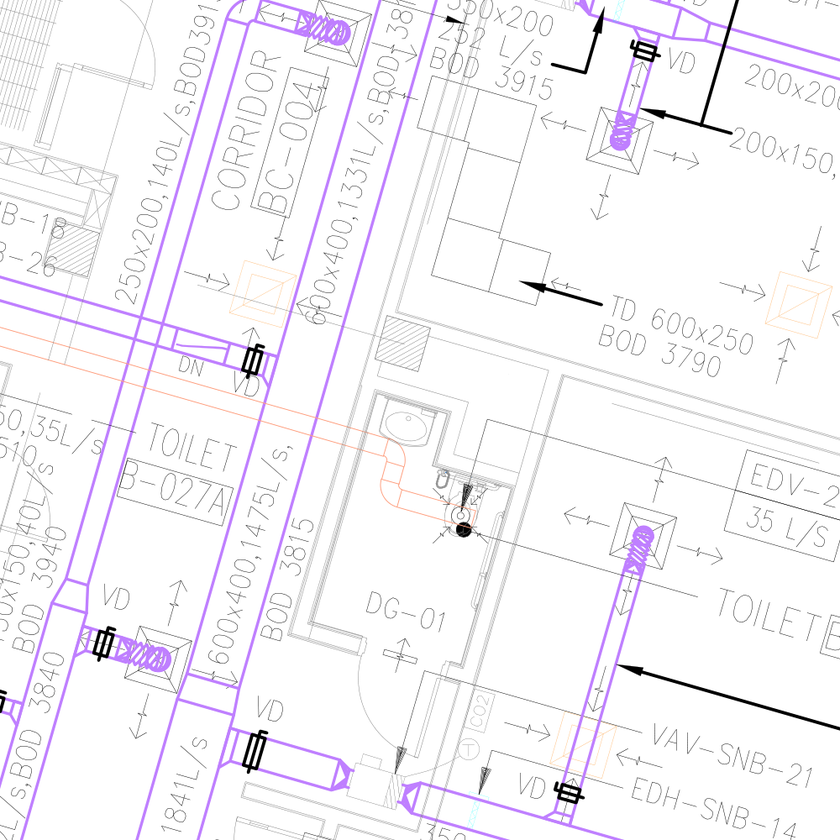
#> input picture drawing_sample.png, 840 x 840 px, shrunk from 1000 x 1000 before the run
$ python -i extract_symbols_from_pdf.py   (imports and definitions only)
#> lines starting #> are read from the running program, lines starting #| are printed output that depends on the picture; after the words box and inside, x2 and y2 are one past the last pixel; in counts of white or black regions, pixels touching at a corner belong together
#!/usr/bin/env python3
"""
Advanced Symbol Extractor - Optimized for ALL Pages including Piping (12, 13)
Handles horizontal line symbols, small components, and text-like shapes
"""

import cv2
import numpy as np
from PIL import Image, ImageDraw
import os
from pathlib import Path
from typing import List, Dict, Tuple
import json

class UniversalSymbolExtractor:
    # [393 lines left out: functions __init__, get_page_config, extract_left_region, preprocess_for_extraction, find_symbols_connected_components, find_symbols_contours and 5 more, not called in this run]

# ============================================
# SPECIAL HANDLER FOR PIPING SYMBOLS (Pages 12, 13)
# ============================================

class PipingSymbolHandler:
    """
    Specialized extractor for piping symbols that are horizontal lines with text
    """

    @staticmethod
    def extract_line_symbols(image_path: Path, output_dir: Path):
        """
        Extract horizontal line symbols common in piping diagrams
        """
#> called with image_path = 'drawing_sample.png', output_dir = 'out.png'
        img = Image.open(image_path)
#> img is the input picture: PIL image 840x840 RGB; mean R, G, B 246.7, 244.5, 248.4
        width, height = img.size
#> width = 840; height = 840

        # Take left 60% (piping lines are long)
        left = img.crop((0, 0, int(width*0.6), height))
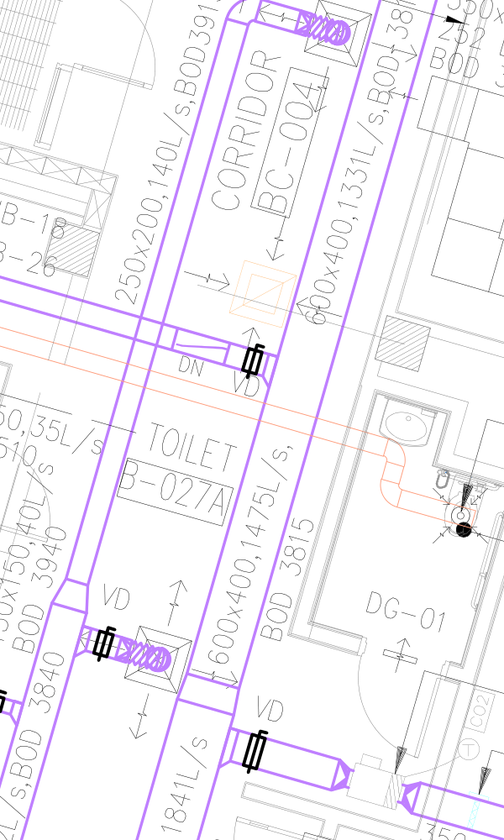
#> left: PIL image 504x840 RGB; mean R, G, B 246.1, 243.3, 248.2
        img_array = np.array(left)

        # Convert to grayscale
        if len(img_array.shape) == 3:
            gray = cv2.cvtColor(img_array, cv2.COLOR_RGB2GRAY)
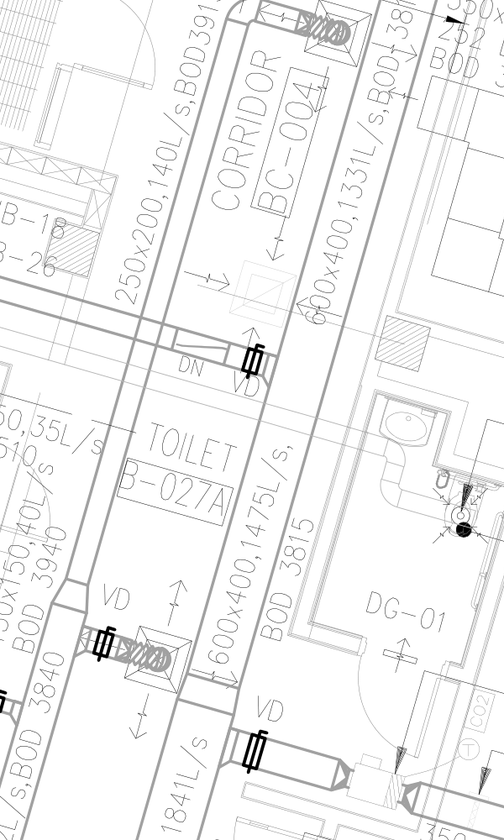
#> gray: shape (840, 504); min 0, max 255, mean 244.7
        else:
            gray = img_array

        # Invert
        _, binary = cv2.threshold(gray, 200, 255, cv2.THRESH_BINARY_INV)
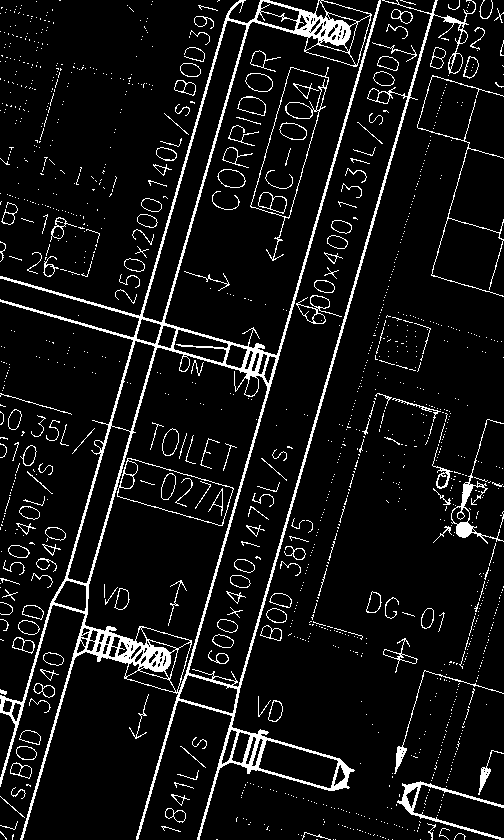
#> binary: shape (840, 504); 7.8% white in thin lines or dots

        # Find horizontal lines using Hough transform or projection
        horizontal_proj = np.sum(binary, axis=1)
#> horizontal_proj = 840 values, max 27285 at index 653, min 3060 at index 392, mean 10036.4

        # Find peaks (horizontal lines)
        from scipy.signal import find_peaks
        peaks, properties = find_peaks(horizontal_proj,
                                       height=100,  # Min line length
                                       distance=30)  # Min separation
#> peaks = 21 values from 21 to 835; properties = 1 item

        symbols = []
        for i, y in enumerate(peaks):
            # Extract region around line
            y_start = max(0, y - 25)
            y_end = min(height, y + 25)

            # Find horizontal extent
            line_slice = binary[y_start:y_end, :]
            x_proj = np.sum(line_slice, axis=0)
            x_nonzero = np.where(x_proj > 0)[0]

            if len(x_nonzero) > 0:
                x_start = max(0, x_nonzero[0] - 10)
                x_end = min(int(width*0.6), x_nonzero[-1] + 10)

                # Extract
                symbol_img = img_array[y_start:y_end, x_start:x_end]

                # Make transparent
                gray_sym = cv2.cvtColor(symbol_img, cv2.COLOR_RGB2GRAY) if len(symbol_img.shape)==3 else symbol_img
                _, alpha = cv2.threshold(gray_sym, 240, 255, cv2.THRESH_BINARY_INV)

                if len(symbol_img.shape) == 3:
                    r, g, b = cv2.split(cv2.cvtColor(symbol_img, cv2.COLOR_RGB2BGR))
                    rgba = cv2.merge([r, g, b, alpha])
                else:
                    rgba = cv2.cvtColor(symbol_img, cv2.COLOR_GRAY2RGBA)
                    rgba[:, :, 3] = alpha

                pil_img = Image.fromarray(rgba)
                symbols.append(pil_img)
#> this loop made 21 passes
#> (y, y_start, y_end, x_end) on passes 1 to 12: (21, 0, 46, 504), (57, 32, 82, 504), (91, 66, 116, 504), (139, 114, 164, 504), (170, 145, 195, 504), (223, 198, 248, 504), (276, 251, 301, 504), (307, 282, 332, 504), (346, 321, 371, 504), (380, 355, 405, 504), (410, 385, 435, 504), (444, 419, 469, 504)
#> pass 1, in extract_line_symbols, `line_slice = binary[y_start:y_end, :]`:
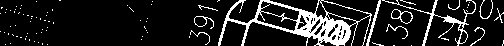
#> line_slice: shape (46, 504); 13.1% white; 85 white regions (73 under 20 px), largest, box (x1, y1, x2, y2) and area: (218, 0, 372, 46) 1920, (382, 0, 476, 46) 443, (366, 0, 381, 46) 128
#> pass 1, in extract_line_symbols, `_, alpha = cv2.threshold(gray_sym, 240, 255, cv2.THRESH_BINARY_INV)`:
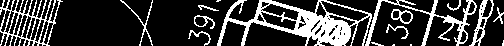
#> alpha: shape (46, 504); 23.1% white; 17 white regions (4 under 20 px), largest, box (x1, y1, x2, y2) and area: (217, 0, 372, 46) 2490, (0, 0, 63, 46) 969, (365, 0, 477, 46) 901
#> after the loop:
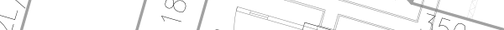
#> gray_sym: shape (30, 504); min 84, max 255, mean 246.8
#> after the loop:
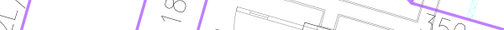
#> symbol_img: shape (30, 504, 3); mean R, G, B 247.8, 245.6, 250.4
#> after the loop, symbols = 21 items

        # Save flat structure inside output_dir
#> (the run stopped early here; a loop or call above may not have finished)
